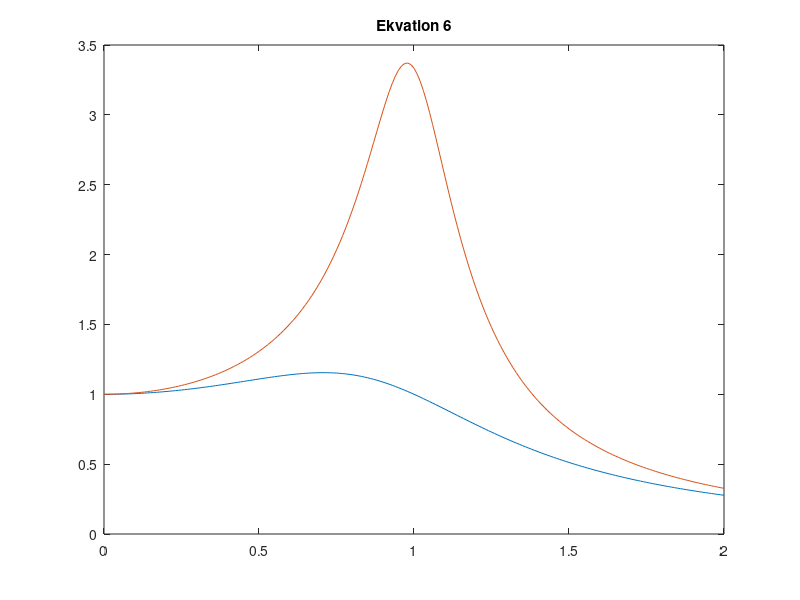

Recreate this plot in MATLAB.

b = 1;
c = 1;
m = 1;
v0 = 1;
v = 0:0.01:2;

ekvation6 = (b./sqrt((m.^2)*(((v.^2)-(v0.^2)).^2) + (c.^2)*(v.^2)))  ;
plot(v,ekvation6)
title('Ekvation 6');
hold on


b = 1;
c = 0.3;
m = 1;
v0 = 1;
v = 0:0.01:2;

ekvation6 = (b./sqrt((m.^2)*(((v.^2)-(v0.^2)).^2) + (c.^2)*(v.^2)))  ;
plot(v,ekvation6)
